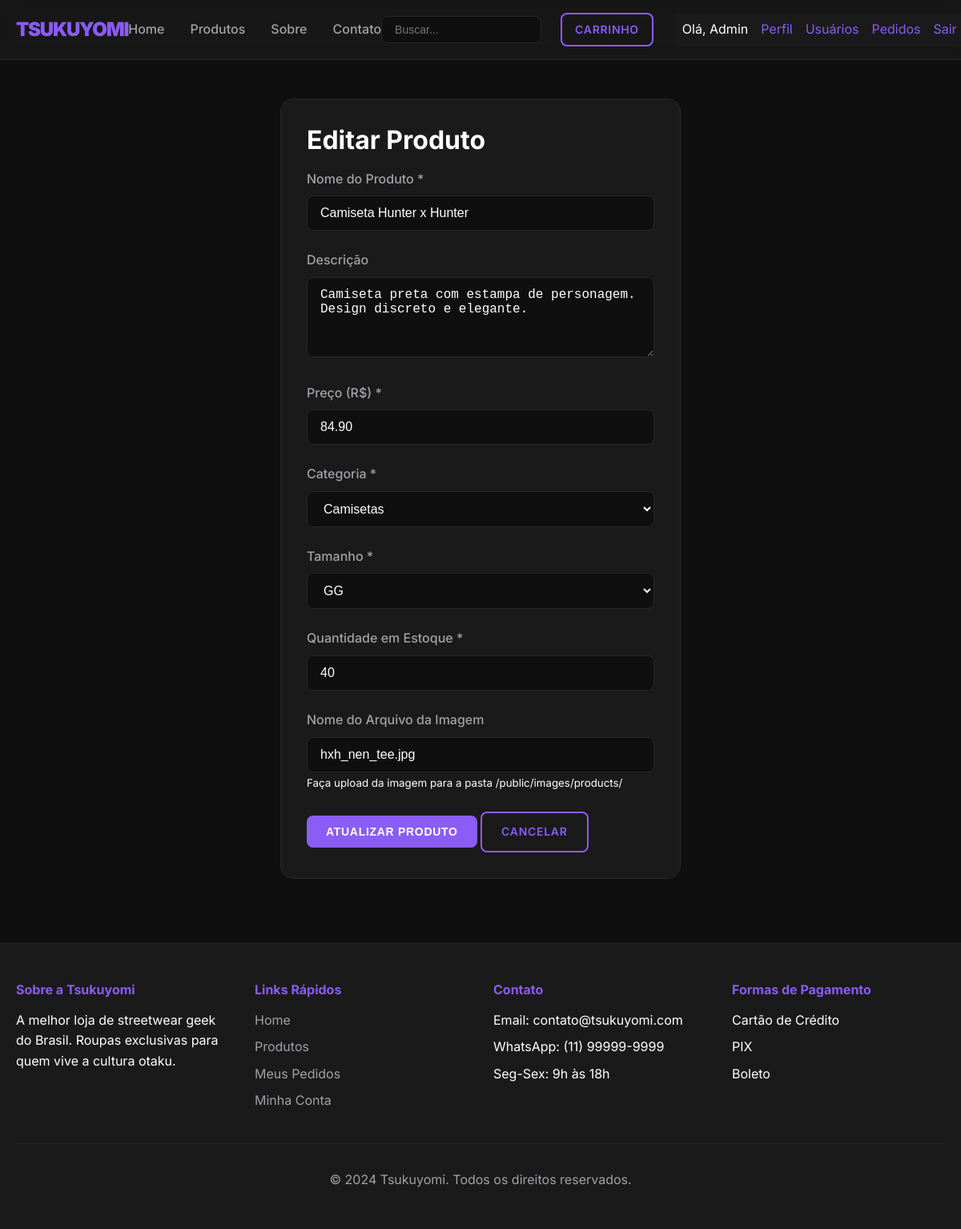
Before: /public/index.php?action=edit_product&id=11 (signed in) with the older database file.
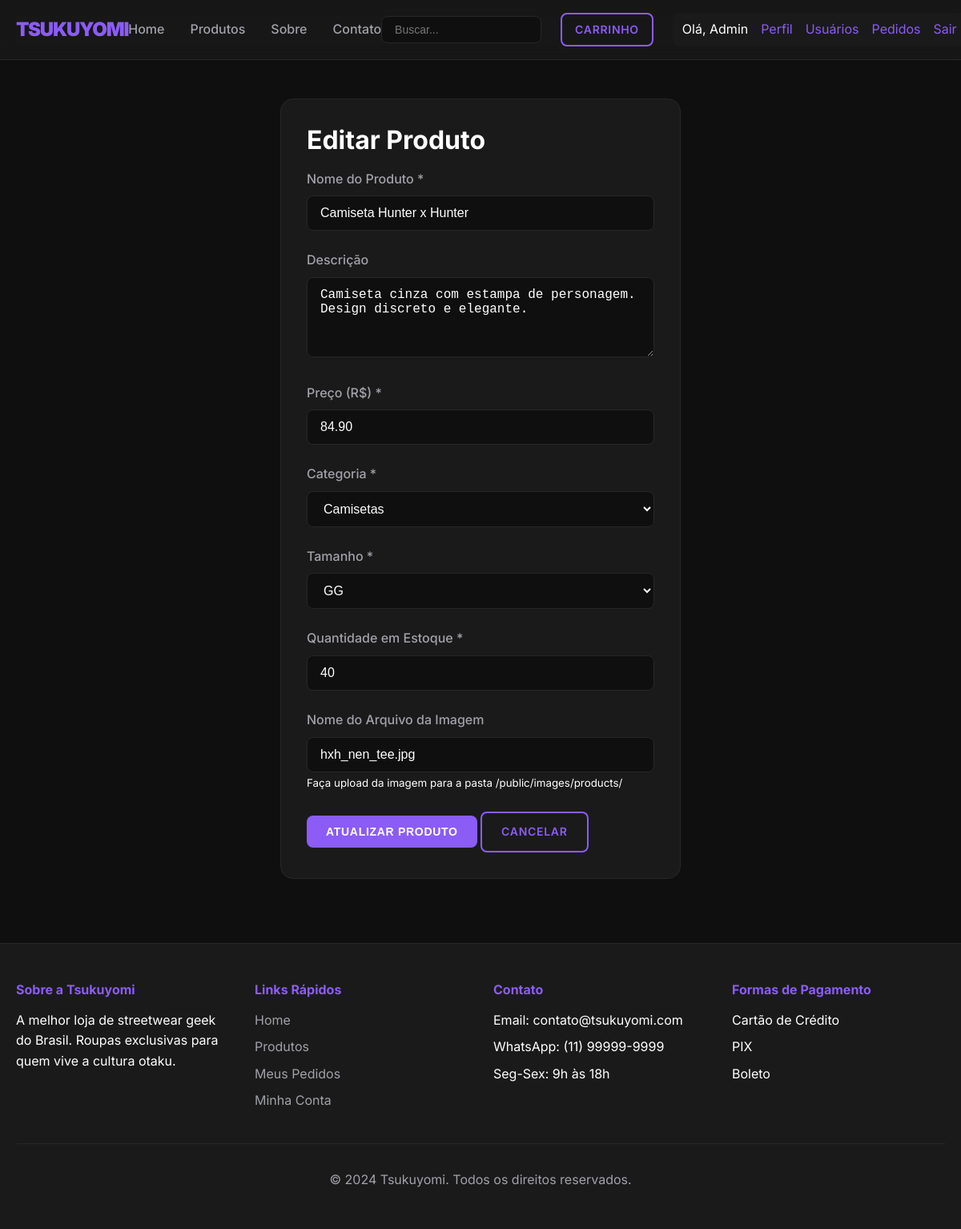
After: the same page with the newer database file.
### tables this page shows
CREATE TABLE `products` (
  `id` int(11) NOT NULL,
  `name` varchar(200) NOT NULL,
  `description` text DEFAULT NULL,
  `price` decimal(10,2) NOT NULL,
  `category` varchar(100) DEFAULT NULL,
  `size` varchar(10) DEFAULT NULL,
  `stock_quantity` int(11) DEFAULT 0,
  `image_url` varchar(255) DEFAULT NULL,
  `created_at` timestamp NOT NULL DEFAULT current_timestamp(),
  `updated_at` timestamp NOT NULL DEFAULT current_timestamp() ON UPDATE current_timestamp()
);

### controllers/ProductController.php (called while the page is built, shortened)
<?php
require_once '../config/database.php';
require_once '../models/Product.php';
class ProductController {
    private $product;
    public function __construct() {
        $database = new Database();
        $this->db = $database->getConnection();
        $this->product = new Product($this->db);
    }
    public function edit($id) {
        $this->product->id = $id;
        $this->product->readOne();
        include '../views/products/edit.php';
    }
}
?>

### config/database.php (called while the page is built, shortened)
<?php
class Database {
    private $host = "localhost";
    private $db_name = "tsukuyomi_store";
    private $username = "root";
    private $password = "";
    public function getConnection() {
        $this->conn = null;
        try {
            $this->conn = new PDO("mysql:host=" . $this->host . ";dbname=" . $this->db_name,
                                  $this->username, $this->password);
            $this->conn->exec("set names utf8");
            $this->conn->setAttribute(PDO::ATTR_ERRMODE, PDO::ERRMODE_EXCEPTION);
        } catch(PDOException $exception) {
            echo "Connection error: " . $exception->getMessage();
        }
        return $this->conn;
    }
}
?>

### models/Product.php (called while the page is built, shortened)
<?php
class Product {
    private $conn;
    private $table_name = "products";
    public $id;
    public function __construct($db) {
        $this->conn = $db;
    }
    public function readOne() {
        $query = "SELECT * FROM " . $this->table_name . " WHERE id = ? LIMIT 0,1";
        $stmt = $this->conn->prepare($query);
        $stmt->bindParam(1, $this->id);
        $stmt->execute();
        $row = $stmt->fetch(PDO::FETCH_ASSOC);
        if($row) {
            $this->name = $row['name'];
            $this->description = $row['description'];
            $this->price = $row['price'];
            $this->category = $row['category'];
            $this->size = $row['size'];
            $this->stock_quantity = $row['stock_quantity'];
            $this->image_url = $row['image_url'];
        }
    }
}
?>

### views/products/edit.php (the view, shortened to what this page needs)
<?php include '../views/layout/header.php'; ?>
<div class="form-container">
    <h2>Editar Produto</h2>
    <form action="/tsukuyomi/public/index.php?action=update_product&id=<?php echo $this->product->id; ?>" method="POST">
        <div class="form-group">
            <label for="name">Nome do Produto *</label>
            <input type="text" id="name" name="name" class="form-control"
                   value="<?php echo htmlspecialchars($this->product->name); ?>" required>
        </div>
        <div class="form-group">
            <label for="description">Descrição</label>
            <textarea id="description" name="description" class="form-control" rows="4"><?php echo htmlspecialchars($this->product->description); ?></textarea>
        </div>
        <div class="form-group">
            <label for="price">Preço (R$) *</label>
            <input type="number" id="price" name="price" class="form-control" step="0.01"
                   value="<?php echo $this->product->price; ?>" required>
        </div>
        <div class="form-group">
            <label for="category">Categoria *</label>
            <select id="category" name="category" class="form-control" required>
                <option value="Camisetas" <?php echo $this->product->category == 'Camisetas' ? 'selected' : ''; ?>>Camisetas</option>
            </select>
        </div>
        <div class="form-group">
            <label for="size">Tamanho *</label>
            <select id="size" name="size" class="form-control" required>
                <option value="GG" <?php echo $this->product->size == 'GG' ? 'selected' : ''; ?>>GG</option>
            </select>
        </div>
        <div class="form-group">
            <label for="stock_quantity">Quantidade em Estoque *</label>
            <input type="number" id="stock_quantity" name="stock_quantity" class="form-control"
                   value="<?php echo $this->product->stock_quantity; ?>" required>
        </div>
        <div class="form-group">
            <label for="image_url">Nome do Arquivo da Imagem</label>
            <input type="text" id="image_url" name="image_url" class="form-control"
                   value="<?php echo htmlspecialchars($this->product->image_url); ?>"
                   placeholder="exemplo: naruto_akatsuki.jpg">
            <small>Faça upload da imagem para a pasta /public/images/products/</small>
        </div>
        <button type="submit" class="btn btn-primary">Atualizar Produto</button>
        <a href="/tsukuyomi/public/index.php?action=products" class="btn btn-secondary">Cancelar</a>
    </form>
</div>
<?php include '../views/layout/footer.php'; ?>

Changed rows visible on the page:
changed products "Camiseta Hunter x Hunter": description "Camiseta preta com estampa de personagem. Design discreto e elegante." → "Camiseta cinza com estampa de personagem. Design discreto e elegante."
